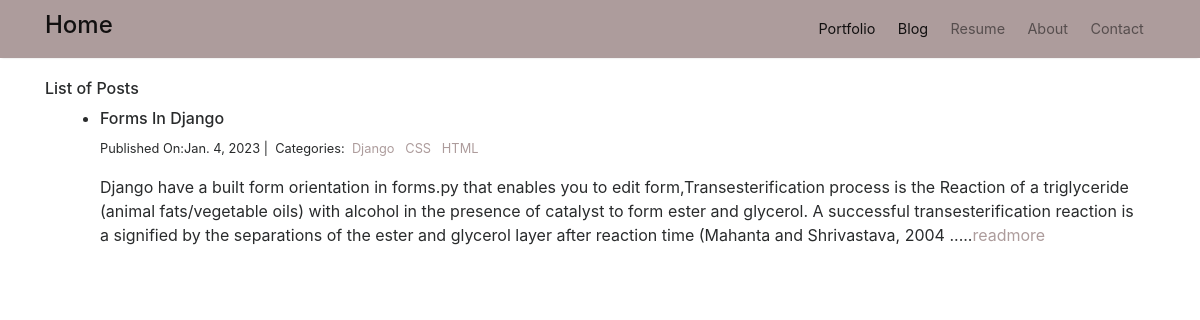
Page /blog on the committed database.
### main/models.py (models this page shows, shortened)
class Post(models.Model):
    title = models.CharField(max_length=200)
    body = models.TextField()
    category = models.ManyToManyField(Category, related_name='post')
    created_on = models.DateField(auto_now_add=True)

class Category(models.Model):
    name = models.CharField(max_length=100)

### main/views.py (the view)
# urls.py: path('blog', views.postList, name='post-list'),
def postList(request):
    posts = Post.objects.all().order_by('-created_on')
    context = {'posts':posts}
    return render(request, 'main/post_list.html', context)

### main/templates/main/post_list.html (shortened to what this page needs)
{% extends 'main/base.html' %}
{% block content %}
    <div class="container">
        <h6> List of Posts </h6>
        <div class="container">
            {% for post in posts %}
            <ul>
                <li>
                    <h6>{{post.title|title}}</h6>
                    <p><small>
                        Published On:{{ post.created_on}} |&nbsp;
                        Categories:&nbsp;
                        {% for category in post.category.all %}
                        <a href="{% url 'category_post' category.name %}" style="color:  rgb(173, 156, 156)">
                            {{ category.name }}
                        </a>&nbsp;
                        {% endfor %}
                    </small></p>
                <P> {{post.body|slice:":400"}}
                .....<a href="{% url 'post_detail' post.pk %}" style="color:  rgb(173, 156, 156)">readmore</a>
                </P>
                </li>
            </ul>
            {% endfor %}
        </div>
    </div>
{% endblock %}

### static/assets/css/mediumish.css (style rules this page uses)
body { padding-top:5rem; }
a { color:#00ab6b; }
a,a:hover { transition:all 0.2s; }

### rows in the picture
Post: title "Forms In Django", created_on "Jan. 4, 2023", body "Django have a built form orientation in forms.py that enables you to edit form,Transesterification process is the Reaction of a triglyceride (animal fats/vegetable oils) with alcohol in the presence of catalyst to form ester and glycerol. A successful transesterification reaction is a signified by the separations of the ester and glycerol layer after reaction time (Mahanta and Shrivastava, 2004"
Category: name "Django"
Category: name "CSS"
Category: name "HTML"
